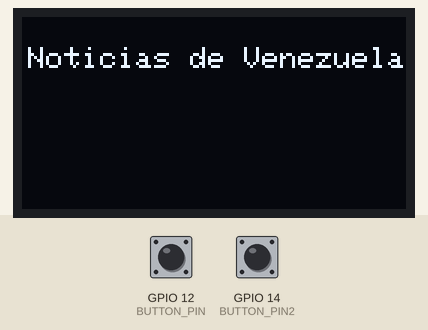
Bench run of a sketch on a simulated ESP32. Shown: 128×64 one-colour display. Inputs (shaded band) come from the test bench; at power-on: GPIO 12 (BUTTON_PIN) HIGH, GPIO 14 (BUTTON_PIN2) HIGH. WiFi joins after 1.5 s; servers stay silent unless stated; uploads are accepted with an empty reply.

Above: at 8.0 s.
At 13.1 s:
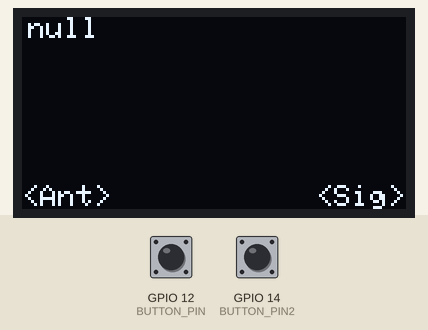
13.2 s: GPIO 12 (BUTTON_PIN) pulled LOW for 1 s
At 15.3 s:
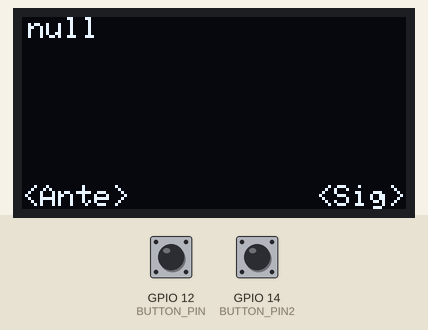
15.7 s: GPIO 14 (BUTTON_PIN2) pulled LOW for 3.2 s
At 19.7 s:
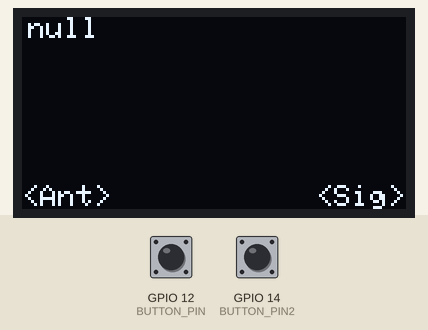
20.4 s: GPIO 12 (BUTTON_PIN) pulled LOW for 0.25 s
At 21.6 s:
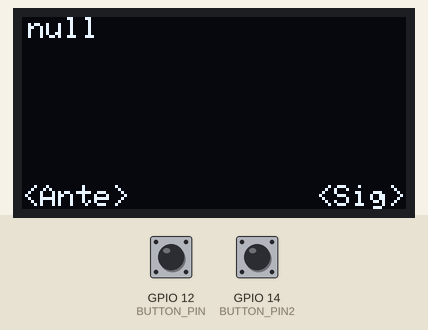
22.1 s: GPIO 12 (BUTTON_PIN) pulled LOW for 3.2 s
Timing chart, 0 to 25.1 s (numbered marks = the images above; inputs shaded):
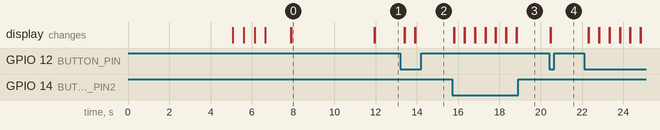

The sketch:

Proyecto_Noticias.ino
```cpp
#include <WiFi.h>
#include <Wire.h>
#include <Adafruit_GFX.h>
#include <ArduinoJson.h>
#include <WiFiClient.h>
#include <HTTPClient.h>
#include <Adafruit_SSD1306.h>

#define OLED_RESET  -1   //Reset pin for oled
#define SCREEN_WIDTH 128 // OLED display width, in pixels
#define SCREEN_HEIGHT 64 // OLED display height, in pixels
#define BUTTON_PIN 12
#define BUTTON_PIN2 14

Adafruit_SSD1306 display(SCREEN_WIDTH, SCREEN_HEIGHT, &Wire, OLED_RESET);

DynamicJsonDocument doc(16384);

const char *ssid = "Redmi Note 11S";
const char *password = "1234567890";
int botonVer, botonSig;
int i = 0;

String API_Key = "661e99138f15417294a56a7d3a03584b"; // Enter a 32 digit API
int httpCode;
String payload;
String menu;
int pagina=0;

void setup()
{
  pinMode(12, INPUT_PULLUP);
  pinMode(14, INPUT_PULLUP);

  if(!display.begin(SSD1306_SWITCHCAPVCC, 0x3C)) { //turning on the oled
    for(;;);
  }

  display.clearDisplay();
  display.setTextColor(SSD1306_WHITE);
  display.setTextSize(1);
  display.setCursor(0, 6);
  display.print("Noticias del dia");
  display.setCursor(0, 32);
  display.print("Creado por");
  display.setCursor(0, 40);
  display.print("Gianfranco Mongiello");   // To make it intresting, you an change the name, and make your own.
  display.setCursor(0, 48);
  display.print("Luciano Ruiz");   // To make it intresting, you an change the name, and make your own.

  display.display();
  delay(5000);

  display.clearDisplay();
  WiFi.begin(ssid, password);

  display.setCursor(5, 16);
  display.print("Conectando");
   while (WiFi.status() != WL_CONNECTED)
   {
    display.print(".");
    display.display();
    delay(500);
   }
   display.setCursor(5,40);
   display.print("WiFi Conectado");
   display.display();  //to clear the old screen
   delay(1000);

   if (WiFi.status() == WL_CONNECTED)
  {
    WiFiClient client;
    HTTPClient http;

	// country = ar(Argentina), co (Colombia), mx (Mexico), ve (Venezuela)
    http.begin(client,"http://newsapi.org/v2/top-headlines?country=ve&pageSize=10&apiKey=" + API_Key);
    httpCode = http.GET();

    if (httpCode > 0)
    {
      display.clearDisplay();
      display.display();
      display.setCursor(2, 10);
      display.print("Noticias de Venezuela");
      display.display();
      delay(4000);

      payload = http.getString();

      payload.replace("á","a");
      payload.replace("é","e");
      payload.replace("í","i");
      payload.replace("ó","o");
      payload.replace("ú","u");
      payload.replace("ñ","ni");
      payload.replace("“","'");
      payload.replace("”","'");

      payload.replace("¿","");
      deserializeJson(doc, payload);
    }
    http.end();
  }

  String titulo = doc["articles"][i]["title"];


  mostrar(titulo, "<Ant>", "<Sig>");
}

void mostrar(String titulo, String menuIz, String menuDer) {
  display.clearDisplay();
  display.display();
  display.setCursor(2, 0);
  display.print(titulo);
  display.setCursor(0, 56);
  display.print(menuIz);
  display.setCursor(98, 56);
  display.print(menuDer);
  display.display();
}

void loop ()
{
  botonVer = digitalRead(BUTTON_PIN);
  botonSig = digitalRead(BUTTON_PIN2);

  if(botonSig == LOW)
  {
    if(menu=="ver") {
      pagina = pagina+1;
      String titulo = doc["articles"][i]["description"];

      mostrar(titulo.substring(120,240), "<Volver>", "");
    }
    else {
      i = i+1;
      if(i == 10) {
        i=0;
      }
      String titulo = doc["articles"][i]["title"];

      mostrar(titulo, "<Ant>", "<Sig>");
    }
  }
  else if(botonVer == LOW)
  {
    if(menu=="ver") {
      menu="inicio";
      String titulo = doc["articles"][i]["title"];
      mostrar(titulo, "<Ant>", "<Sig>");
    }
    else {
      i = i-1;
      if(i < 0 ){
        i = 10;
      }
      if(i == 10) {
        i=0;
      }
      String titulo = doc["articles"][i]["title"];

      mostrar(titulo, "<Ante>", "<Sig>");
    }
  }
  delay(200);
}
```

Measured:
- after the input at 13.2 s, the display: first changes after 0.19 s (image 2 shows a later state)
- after the input at 15.7 s, the display: first changes after 0.09 s (image 3 shows a later state)
- after the input at 20.4 s, the display: first changes after 0.06 s (image 4 shows a later state)
- what the display in image 0 shows lasts 4.0 s, from 7.9 s to 11.9 s
